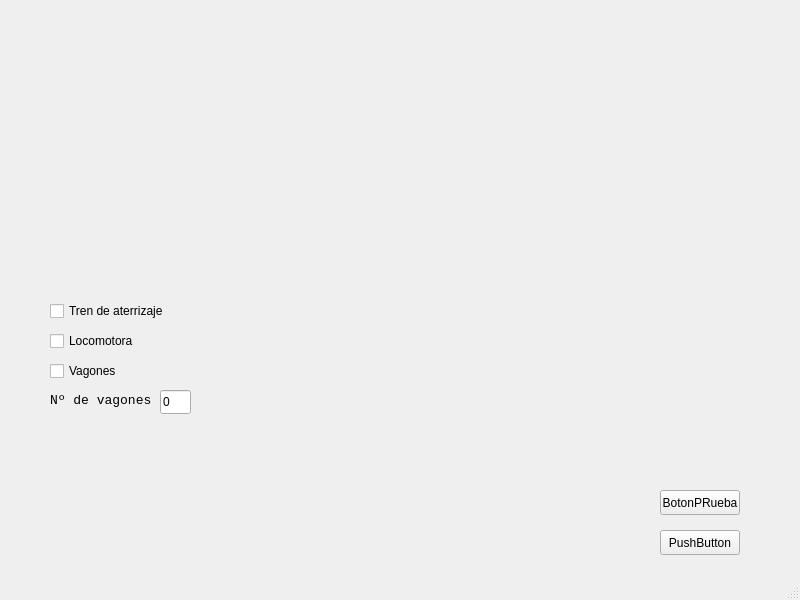
<?xml version="1.0" encoding="UTF-8"?>
<ui version="4.0">
 <class>MainWindow</class>
 <widget class="QMainWindow" name="MainWindow">
  <property name="geometry">
   <rect>
    <x>0</x>
    <y>0</y>
    <width>800</width>
    <height>600</height>
   </rect>
  </property>
  <property name="windowTitle">
   <string>Vehicle configurator</string>
  </property>
  <widget class="QWidget" name="centralwidget">
   <widget class="QPushButton" name="BotonPrueba">
    <property name="geometry">
     <rect>
      <x>660</x>
      <y>490</y>
      <width>80</width>
      <height>25</height>
     </rect>
    </property>
    <property name="text">
     <string>BotonPRueba</string>
    </property>
   </widget>
   <widget class="QPushButton" name="pushButton_2">
    <property name="geometry">
     <rect>
      <x>660</x>
      <y>530</y>
      <width>80</width>
      <height>25</height>
     </rect>
    </property>
    <property name="text">
     <string>PushButton</string>
    </property>
   </widget>
   <widget class="QLineEdit" name="lineEditnumVagones">
    <property name="geometry">
     <rect>
      <x>160</x>
      <y>390</y>
      <width>31</width>
      <height>24</height>
     </rect>
    </property>
    <property name="text">
     <string>0</string>
    </property>
   </widget>
   <widget class="QLabel" name="label">
    <property name="geometry">
     <rect>
      <x>50</x>
      <y>390</y>
      <width>131</width>
      <height>21</height>
     </rect>
    </property>
    <property name="font">
     <font>
      <family>Consolas</family>
      <pointsize>10</pointsize>
     </font>
    </property>
    <property name="text">
     <string>Nº de vagones</string>
    </property>
   </widget>
   <widget class="QCheckBox" name="checkBox_Locomotora">
    <property name="geometry">
     <rect>
      <x>50</x>
      <y>330</y>
      <width>101</width>
      <height>22</height>
     </rect>
    </property>
    <property name="text">
     <string>Locomotora</string>
    </property>
   </widget>
   <widget class="QCheckBox" name="checkBox_TrenAterrizaje">
    <property name="geometry">
     <rect>
      <x>50</x>
      <y>300</y>
      <width>131</width>
      <height>22</height>
     </rect>
    </property>
    <property name="text">
     <string>Tren de aterrizaje</string>
    </property>
   </widget>
   <widget class="QCheckBox" name="checkBox_Vagones">
    <property name="geometry">
     <rect>
      <x>50</x>
      <y>360</y>
      <width>83</width>
      <height>22</height>
     </rect>
    </property>
    <property name="text">
     <string>Vagones</string>
    </property>
   </widget>
  </widget>
  <widget class="QStatusBar" name="statusbar"/>
 </widget>
 <resources/>
 <connections/>
</ui>
